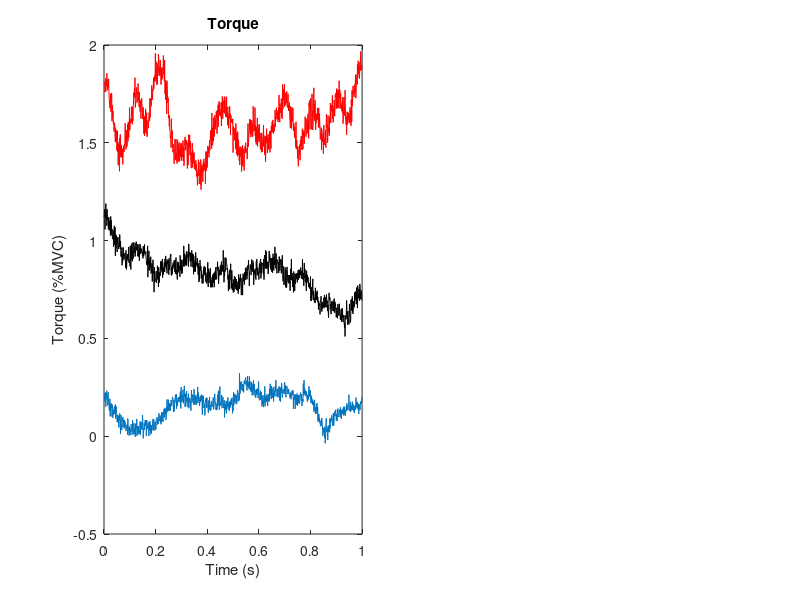

Here is the MATLAB script that generated this plot: (Note: this script raises an error after producing the figure.)
clear
load representativeData2R
close all
clc

windowStart = 52100;
windowEnd = windowStart + 999;
time = 0 : 0.001: 1-0.001;
figure
subplot(1,2,1)
plot(time,torque_DF(windowStart:windowEnd)*100)
hold on
plot(time,torque_PF1(windowStart:windowEnd)*100+1,'k')
plot(time,torque_PF2(windowStart:windowEnd)*100+2 ,'r')

xlabel('Time (s)')
ylabel('Torque (%MVC)')
title('Torque')
annotation('textbox','String','(A)','LineStyle','none','Position',[0.13 0.42 0.2 0.5]);
box off
%%
subplot(2,2,2)
plot(F,torque_DF_Power,'b','lineWidth',1.5)
hold on
plot(F,torque_PF1_Power,'k','lineWidth',1.5)
plot(F,torque_PF2_Power,'r','lineWidth',1.5)
xlim([0,20])
ylim([0,6*(10^-8)])
ylabel('Power')
set(gca,'XTickLabel',[])
legend('DP','MP','PP')
title('Torque Power Spectrum')
annotation('textbox','String','(B)','LineStyle','none','Position',[0.57 0.42 0.7 0.5]);
box off
%%
subplot(2,2,4)
plot(F,EMG_DF_Coherence,'b','lineWidth',1.5)
hold on
plot(F,EMG_PF1_Coherence,'k','lineWidth',1.5)
plot(F,EMG_PF2_Coherence,'r','lineWidth',1.5)
xlim([0,20])
xlabel('Frequency (Hz)')
ylabel('Coherence')
title('EMG-Torque Coherence')
annotation('textbox','String','(C)','LineStyle','none','Position',[0.57 -0.05 0.7 0.5]);
box off